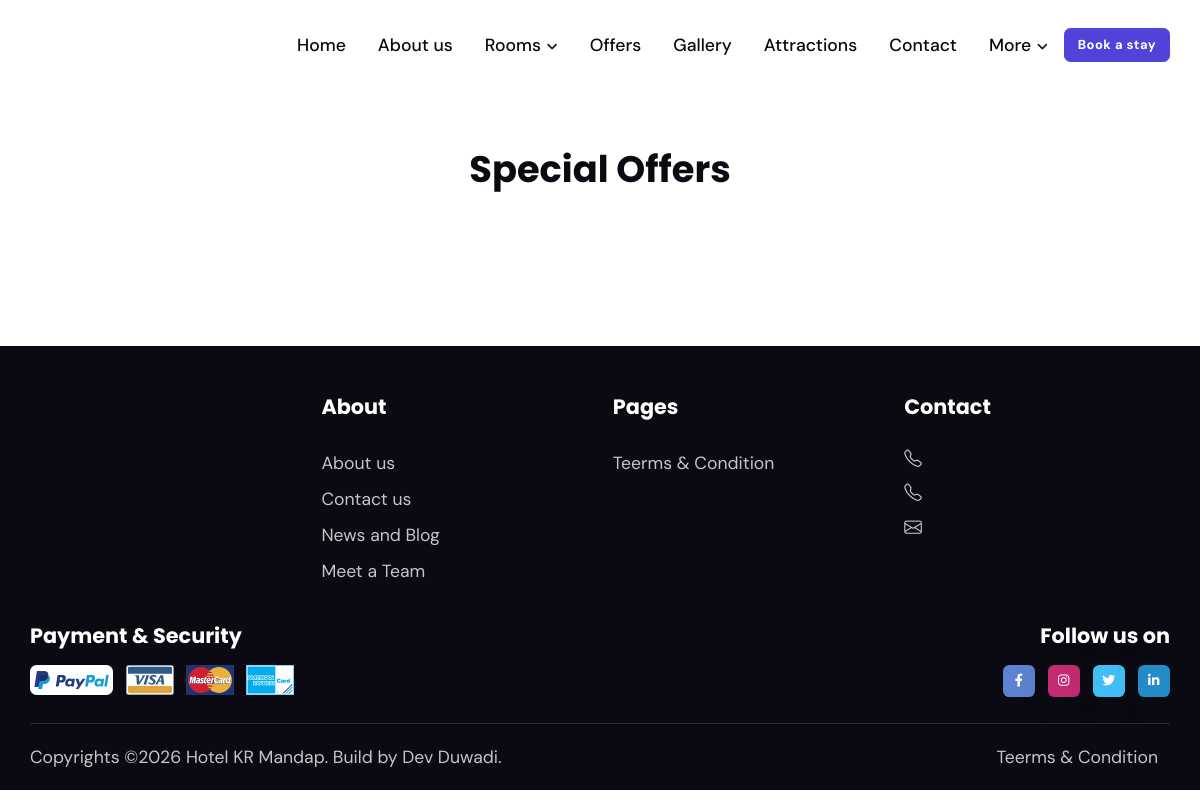
/special-offer, run on an earlier commit of the app's database.
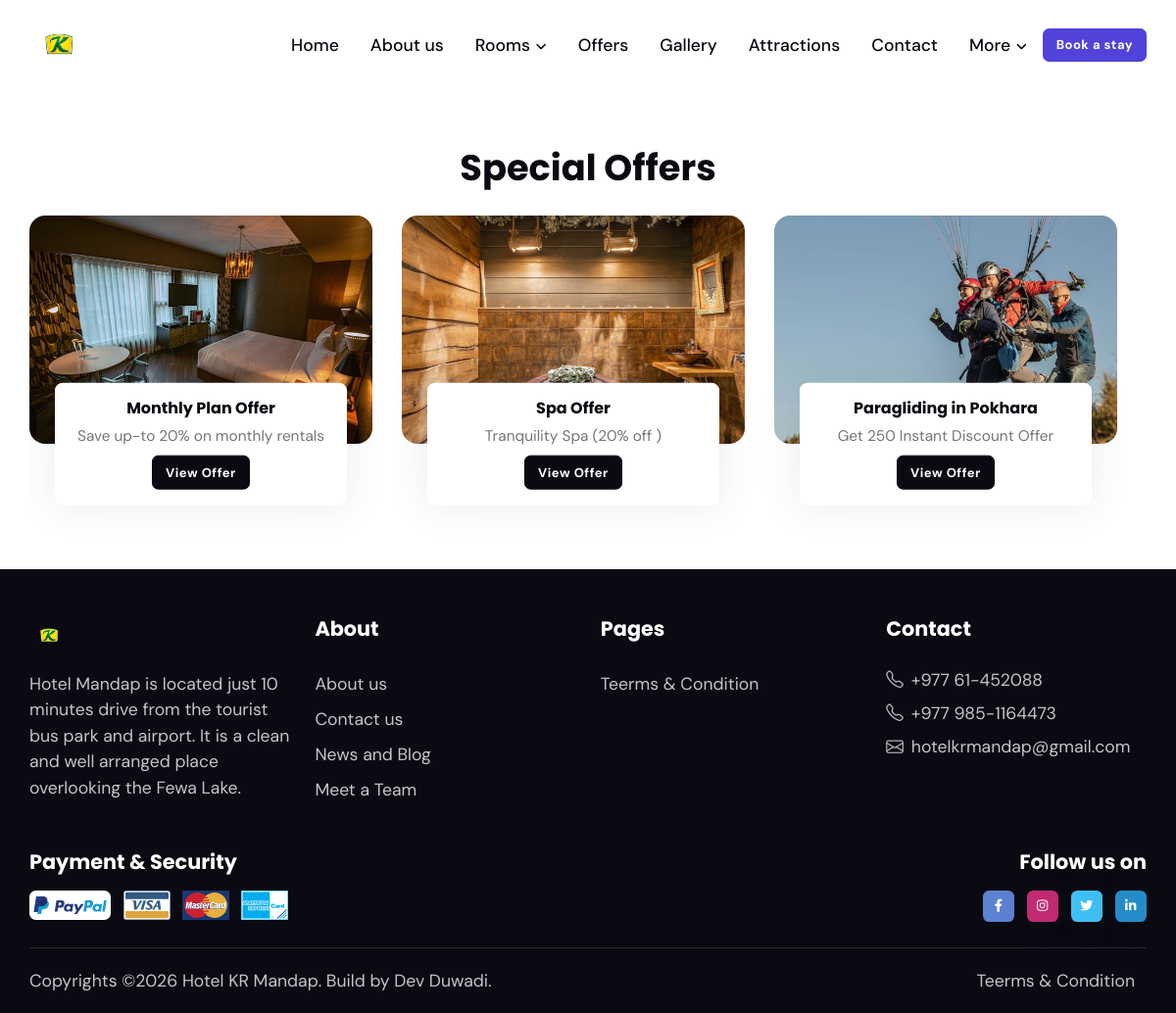
And on a later commit of the database.
### page/models.py (models this page shows, shortened)
class Page(models.Model):
    title = models.CharField(max_length=255)
    slug = models.SlugField(max_length=255, unique=True, null=True, blank=True)
    description = CKEditor5Field(config_name='extends')
    is_active = models.BooleanField(default=True)
    created_at = models.DateTimeField(auto_now_add=True)
    updated_at = models.DateTimeField(auto_now=True)
    class Meta:
        verbose_name = 'Page'
        verbose_name_plural = 'Pages'

### settings/models.py (models this page shows, shortened)
class Logo(models.Model):
    name = models.CharField(max_length=255)
    logo = models.ImageField(
        upload_to='images', default='', blank=True, null=True)
    created_at = models.DateTimeField(auto_now_add=True)
    updated_at = models.DateTimeField(auto_now=True)
    class Meta:
        verbose_name = 'Logo'
        verbose_name_plural = 'Logo'

class SiteInfo(models.Model):
    name = models.CharField(max_length=255, null=True, blank=True)
    phone = models.CharField(max_length=100, null=True, blank=True)
    mobile = models.CharField(max_length=100, null=True, blank=True)
    email = models.EmailField(max_length=100, null=True, blank=True)
    secondary_email = models.EmailField(max_length=255, null=True, blank=True)
    address = models.CharField(max_length=100)
    short_description = models.TextField(max_length=255, blank=True, null=True)
    created_at = models.DateTimeField(auto_now_add=True)
    updated_at = models.DateTimeField(auto_now=True)
    class Meta:
        verbose_name = 'Office Information'
        verbose_name_plural = 'Office Information'

### offer/models.py (models this page shows, shortened)
class Offer(models.Model):
    title = models.CharField(max_length=255)
    sub_title = models.CharField(max_length=255)
    image = models.ImageField(upload_to='offers',
                              blank=True, null=True)
    ordering = models.IntegerField(blank=True, null=True)
    is_active = models.BooleanField(default=True)
    created_at = models.DateTimeField(auto_now_add=True)
    updated_at = models.DateTimeField(auto_now=True)
    class Meta:
        verbose_name = 'Offer'
        verbose_name_plural = 'Offers'

### core/views.py (the view)
# urls.py: path('special-offer', views.offer, name="offer"),
def offer(request):
    offers=Offer.objects.filter(is_active=True).order_by('ordering')
    context={
        'offers':offers
        }
    return render(request, 'offer.html',context)

### core/context_processor.py (called while the page is built)
def default(request):
    favicon = Favicon.objects.first()
    logo = Logo.objects.first()
    site_info = SiteInfo.objects.first()
    social_links = SocialLinks.objects.first()
    attractions = Attraction.objects.all().order_by('ordering')
    pages=Page.objects.all()
    otas=OTA.objects.all()
    rooms=Room.objects.all()
    return {
        'favicon': favicon,
        'logo': logo,
        'site_info': site_info,
        'social_links': social_links,
        'pages': pages,
        'otas':otas,
        'attractions': attractions,
        'rooms': rooms,
    }

### templates/offer.html
{% extends "base.html" %}
{% load static %}
{% block content %}
<main>
  <section class="pb-0">
    <div class="container">
      <div class="row mb-4">
        <div class="col-12 text-center">
          <h3 class="mb-0">Special Offers</h3>
        </div>
      </div>
      <div class="tiny-slider arrow-round arrow-blur arrow-hover">
        <div
          class="tiny-slider-inner mb-8"
          data-autoplay="true"
          data-arrow="true"
          data-edge="2"
          data-dots="false"
          data-items-xl="3"
          data-items-lg="3"
          data-items-md="2"
          data-items-sm="1"
        >
        {% for offer in offers %}
          <div>
            <div class="card">
              <img
                src="{{ offer.image.url }}"
                class="card-img"
                alt=""
              />
              <div
                class="position-absolute top-100 start-50 translate-middle w-100"
              >
                <div
                  class="card-body text-center bg-mode shadow rounded mx-4 p-3"
                >
                  <h6 class="card-title mb-1">
                    <a href="#">{{ offer.title }}</a>
                  </h6>
                  <small>{{ offer.sub_title }}</small>
                  <div class="mt-2">
                    <a href="#" class="btn btn-sm btn-dark mb-0">View Offer</a>
                  </div>
                </div>
              </div>
            </div>
          </div>
          {% endfor %}
        </div>
      </div>
    </div>
  </section>
</main>
{% endblock content %}

### templates/base.html (shortened to what this page needs)
{% load static %}
<!doctype html>
<html lang="en">
  <head>
    <link
      rel="stylesheet"
      type="text/css"
      href="{% static 'assets/vendor/font-awesome/css/all.min.css' %}"
    />
    <link
      rel="stylesheet"
      type="text/css"
      href="{% static 'assets/vendor/bootstrap-icons/bootstrap-icons.css' %}"
    />
    <link
      rel="stylesheet"
      type="text/css"
      href="{% static 'assets/vendor/tiny-slider/tiny-slider.css' %}"
    />
    <link
      rel="stylesheet"
      type="text/css"
      href="{% static 'assets/vendor/glightbox/css/glightbox.css' %}"
    />
    <link
      rel="stylesheet"
      type="text/css"
      href="{% static 'assets/vendor/flatpickr/css/flatpickr.min.css' %}"
    />
    <link
      rel="stylesheet"
      type="text/css"
      href="{% static 'assets/vendor/choices/css/choices.min.css' %}"
    />
    <link
      rel="stylesheet"
      type="text/css"
      href="{% static 'assets/css/style.css' %}"
    />
  </head>
  <body>
    <header class="navbar-light py-3">
      <nav class="navbar navbar-expand-lg">
        <div class="container d-block">
          <div class="row align-items-center">
            <div class="col-2">
              <a class="navbar-brand" href="/">
                <img
                  class="light-mode-item navbar-brand-item d-inline h-40px h-md-60px"
                  src="{{ logo.logo.url }}"
                  alt="{{ logo.title }}"
                />
              </a>
            </div>
            <div class="col-10">
              <div class="d-sm-flex align-items-center justify-content-end">
                <div class="navbar-collapse collapse" id="navbarCollapse">
                  <ul class="navbar-nav navbar-nav-scroll ms-auto">
                    <li class="nav-item">
                      <a class="nav-link" href="/">Home</a>
                    </li>
                    <li class="nav-item">
                      <a class="nav-link" href="{% url 'about' %}">About us</a>
                    </li>
                    <li class="nav-item dropdown">
                      <a
                        class="nav-link dropdown-toggle"
                        href="{% url 'rooms' %}"
                        id="pagesFacilities"
                        data-bs-toggle="dropdown"
                        aria-haspopup="true"
                        aria-expanded="false"
                        >Rooms</a
                      >
                    </li>
                    <li class="nav-item">
                      <a class="nav-link" href="{% url 'offer' %}">Offers</a>
                    </li>
                    <li class="nav-item">
                      <a class="nav-link" href="{% url 'gallery'%}">Gallery</a>
                    </li>
                    <li class="nav-item">
                      <a class="nav-link" href="{% url 'attraction'%}"
                        >Attractions</a
                      >
                    </li>
                    <li class="nav-item">
                      <a class="nav-link" href="{% url 'contact' %}">Contact</a>
                    </li>
                    <li class="nav-item dropdown">
                      <a
                        class="nav-link dropdown-toggle"
                        href="#"
                        id="pagesFacilities"
                        data-bs-toggle="dropdown"
                        aria-haspopup="true"
                        aria-expanded="false"
                        >More</a
                      >
                    </li>
                  </ul>
                </div>
                <div class="d-flex align-items-center justify-content-end">
                  <div class="nav-item dropdown form-control-bg-light">
                    <a
                      class="btn btn-sm btn-primary mb-0"
                      href="#"
                      role="button"
                      data-bs-toggle="dropdown"
                      aria-expanded="false"
                      data-bs-auto-close="outside"
                    >
                      Book a stay
                    </a>
                  </div>
                </div>
              </div>
            </div>
          </div>
        </div>
      </nav>
    </header>
    {% block content %} {% endblock %}
    <footer class="bg-dark pt-5">
      <div class="container">
        <div class="row g-4">
          <div class="col-6 col-lg-3">
            <a href="index.html">
              <img
                class="h-40px"
                src="{{ logo.logo.url }}"
                alt="{{ logo.title }}"
              />
            </a>
            <p class="my-3 text-body-secondary">
              {{ site_info.short_description}}
            </p>
          </div>
          <div class="col-6 col-lg-3">
            <h5 class="text-white mb-2 mb-md-4">About</h5>
            <ul class="nav flex-column text-primary-hover">
              <li class="nav-item">
                <a class="nav-link text-body-secondary" href="#">About us</a>
              </li>
              <li class="nav-item">
                <a class="nav-link text-body-secondary" href="#">Contact us</a>
              </li>
              <li class="nav-item">
                <a class="nav-link text-body-secondary" href="#"
                  >News and Blog</a
                >
              </li>
              <li class="nav-item">
                <a class="nav-link text-body-secondary" href="#">Meet a Team</a>
              </li>
            </ul>
          </div>
          <div class="col-6 col-lg-3">
            <h5 class="text-white mb-2 mb-md-4">Pages</h5>
            <ul class="nav flex-column text-primary-hover">
              {% for page in pages %}
              <li class="nav-item">
                <a class="nav-link text-body-secondary" href="{% url 'page-detail' page.slug %}">{{ page.title }}</a>
              </li>
              {% endfor %}
            </ul>
          </div>
          <div class="col-6 col-lg-3">
            <h5 class="text-white mb-2 mb-md-4">Contact</h5>
            <ul class="nav flex-column text-primary-hover">
              <li class="nav-item">
                <p class="mb-2">
                  <a href="#" class="text-body-secondary text-primary-hover">
                    <i class="bi bi-telephone me-2"></i>{{ site_info.phone }}
                  </a>
                </p>
              </li>
              <li class="nav-item">
                <p class="mb-2">
                  <a href="#" class="text-body-secondary text-primary-hover">
                    <i class="bi bi-telephone me-2"></i>{{ site_info.mobile }}
                  </a>
                </p>
              </li>
              <li class="nav-item">
                <p class="mb-0">
                  <a href="#" class="text-body-secondary text-primary-hover">
                    <i class="bi bi-envelope me-2"></i>{{ site_info.email }}
                  </a>
                </p>
              </li>
            </ul>
          </div>
        </div>
        <div class="row g-4 justify-content-between mt-0 mt-md-2">
          <div class="col-sm-7 col-md-6 col-lg-4">
            <h5 class="text-white mb-2">Payment & Security</h5>
            <ul class="list-inline mb-0 mt-3">
              <li class="list-inline-item">
                <a href="#"
                  ><img
                    src="{% static 'assets/images/element/paypal.svg' %}"
                    class="h-30px"
                    alt=""
                /></a>
              </li>
              <li class="list-inline-item">
                <a href="#"
                  ><img
                    src="{% static 'assets/images/element/visa.svg' %}"
                    class="h-30px"
                    alt=""
                /></a>
              </li>
              <li class="list-inline-item">
                <a href="#"
                  ><img
                    src="{% static 'assets/images/element/mastercard.svg' %}"
                    class="h-30px"
                    alt=""
                /></a>
              </li>
              <li class="list-inline-item">
                <a href="#"
                  ><img
                    src="{% static 'assets/images/element/expresscard.svg' %}"
                    class="h-30px"
                    alt=""
                /></a>
              </li>
            </ul>
          </div>
          <div class="col-sm-5 col-md-6 col-lg-3 text-sm-end">
            <h5 class="text-white mb-2">Follow us on</h5>
            <ul class="list-inline mb-0 mt-3">
              <li class="list-inline-item">
                <a class="btn btn-sm px-2 bg-facebook mb-0" href="#"
                  ><i class="fab fa-fw fa-facebook-f"></i
                ></a>
              </li>
              <li class="list-inline-item">
                <a class="btn btn-sm shadow px-2 bg-instagram mb-0" href="#"
                  ><i class="fab fa-fw fa-instagram"></i
                ></a>
              </li>
              <li class="list-inline-item">
                <a class="btn btn-sm shadow px-2 bg-twitter mb-0" href="#"
                  ><i class="fab fa-fw fa-twitter"></i
                ></a>
              </li>
              <li class="list-inline-item">
                <a class="btn btn-sm shadow px-2 bg-linkedin mb-0" href="#"
                  ><i class="fab fa-fw fa-linkedin-in"></i
                ></a>
              </li>
            </ul>
          </div>
        </div>
        <hr class="mt-4 mb-0" />
        <div class="row">
          <div class="container">
            <div
              class="d-lg-flex justify-content-between align-items-center py-3 text-center text-lg-start"
            >
              <div class="text-body-secondary text-primary-hover">
                Copyrights ©{% now 'Y'%} Hotel KR Mandap. Build by
                <a href="#" class="text-body-secondary">Dev Duwadi</a>.
              </div>
              <div class="nav mt-2 mt-lg-0">
                <ul class="list-inline text-primary-hover mx-auto mb-0">
                  {% for page in pages %}
                  <li class="list-inline-item me-0">
                    <a
                      class="nav-link text-body-secondary py-1"
                      href="{% url 'page-detail' page.slug %}"
                      >{{ page.title }}</a
                    >
                  </li>
                  {% endfor %}
                </ul>
              </div>
            </div>
          </div>
        </div>
      </div>
    </footer>
  </body>
</html>

What changed in the data, as far as the page shows it:
added Logo: logo (picture)
added Offer: image (picture), title "Monthly Plan Offer", sub_title "Save up-to 20% on monthly rentals"
added Offer: image (picture), title "Spa Offer", sub_title "Tranquility Spa (20% off )"
added Offer: image (picture), title "Paragliding in Pokhara", sub_title "Get 250 Instant Discount Offer"
added SiteInfo: short_description "Hotel Mandap is located just 10 minutes drive from the tourist bus park and airport. It is a clean and well arranged place overlooking the Fewa Lake.", phone "+977 61-452088", mobile "+977 985-1164473", email "hotelkrmandap@gmail.com"
